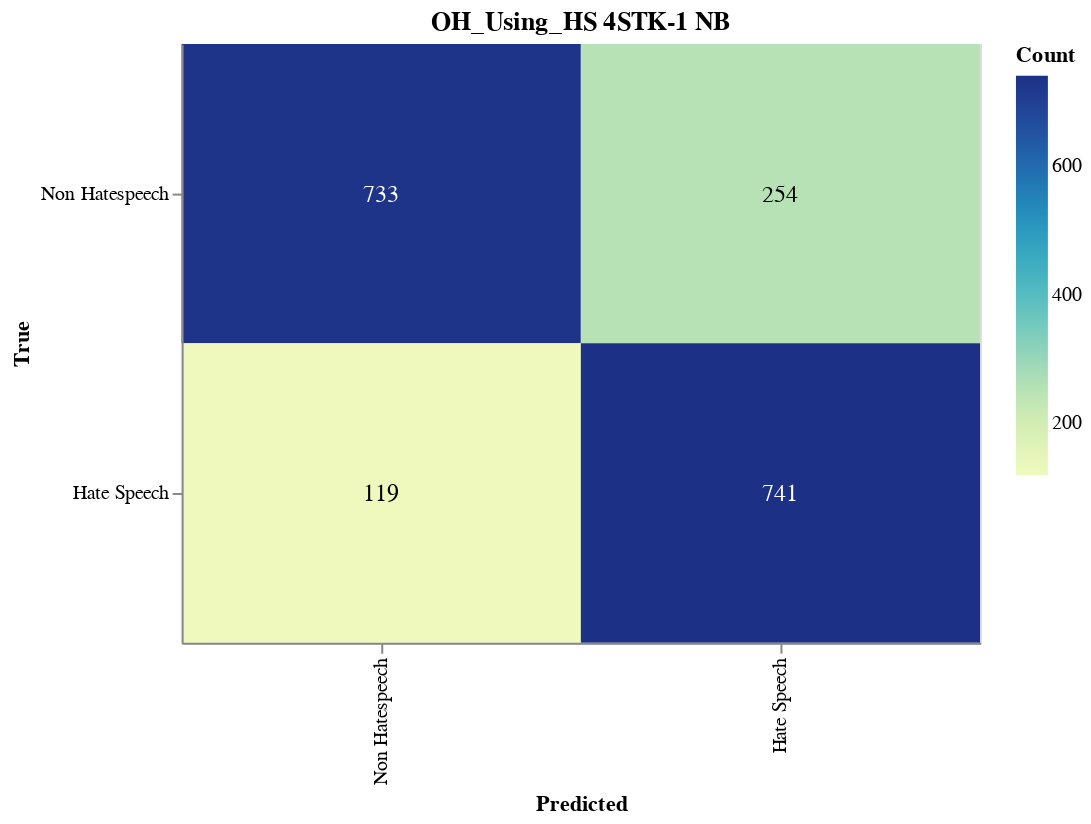

Notebook source saved alongside this figure:
### Markdown cell above
#### Save CM

### Code cell
import altair as alt
import altair_saver
import pandas as pd
from sklearn.metrics import confusion_matrix

# Calculate the confusion matrix
cm = confusion_matrix(y_val, adjusted_predictions)

# Define class names
class_names = ['Non Hatespeech', 'Hate Speech']

# Convert confusion matrix to DataFrame
cm_df = pd.DataFrame(cm, index=class_names, columns=class_names).reset_index().melt(id_vars='index')
cm_df.columns = ['True', 'Predicted', 'Count']

# Ensure the order of categories
cm_df['True'] = pd.Categorical(cm_df['True'], categories=class_names, ordered=True)
cm_df['Predicted'] = pd.Categorical(cm_df['Predicted'], categories=class_names, ordered=True)

# Create the Altair plot
heatmap = alt.Chart(cm_df).mark_rect().encode(
    x=alt.X('Predicted:O', sort=class_names),
    y=alt.Y('True:O', sort=class_names),
    color='Count:Q',
    tooltip=['True', 'Predicted', 'Count']
).properties(
    width=400,
    height=300,
    title='OH_Using_HS 4STK-1 NB'
)

# Add text labels
text = heatmap.mark_text(
    align='center',
    baseline='middle',
    fontSize=12
).encode(
    text='Count:Q',
    color=alt.condition(
        alt.datum.Count > cm.max() / 2,
        alt.value('white'),
        alt.value('black')
    )
)

# Combine heatmap and text
final_chart = heatmap + text

# Display the plot
final_chart.show()

### Figure 1 — Vega-Lite specification as saved in the notebook (floating-point values rounded to 4 significant figures)
{"config": {"view": {"continuousWidth": 300, "continuousHeight": 300}}, "layer": [{"mark": {"type": "rect"}, "encoding": {"color": {"field": "Count", "type": "quantitative"}, "tooltip": [{"field": "True", "type": "ordinal"}, {"field": "Predicted", "type": "ordinal"}, {"field": "Count", "type": "quantitative"}], "x": {"field": "Predicted", "sort": ["Non Hatespeech", "Hate Speech"], "type": "ordinal"}, "y": {"field": "True", "sort": ["Non Hatespeech", "Hate Speech"], "type": "ordinal"}}, "title": "OH_Using_HS 4STK-1 NB"}, {"mark": {"type": "text", "align": "center", "baseline": "middle", "fontSize": 12}, "encoding": {"color": {"condition": {"test": "(datum.Count > 370.5)", "value": "white"}, "value": "black"}, "text": {"field": "Count", "type": "quantitative"}, "tooltip": [{"field": "True", "type": "ordinal"}, {"field": "Predicted", "type": "ordinal"}, {"field": "Count", "type": "quantitative"}], "x": {"field": "Predicted", "sort": ["Non Hatespeech", "Hate Speech"], "type": "ordinal"}, "y": {"field": "True", "sort": ["Non Hatespeech", "Hate Speech"], "type": "ordinal"}}, "title": "OH_Using_HS 4STK-1 NB"}], "data": {"name": "data-77de9e5f869009fac1d5f8dba8edf055"}, "height": 300, "width": 400, "$schema": "https://vega.github.io/schema/vega-lite/v5.17.0.json", "datasets": {"data-77de9e5f869009fac1d5f8dba8edf055": [{"True": "Non Hatespeech", "Predicted": "Non Hatespeech", "Count": 733}, {"True": "Hate Speech", "Predicted": "Non Hatespeech", "Count": 119}, {"True": "Non Hatespeech", "Predicted": "Hate Speech", "Count": 254}, {"True": "Hate Speech", "Predicted": "Hate Speech", "Count": 741}]}}
